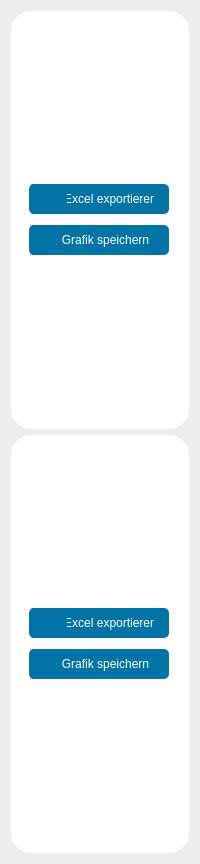
        <widget class="QFrame" name="tarifsimulation_bottom">
         <property name="minimumSize">
          <size>
           <width>0</width>
           <height>0</height>
          </size>
         </property>
         <layout class="QGridLayout" name="gridLayout_5">
          <item row="0" column="0" colspan="2">
           <widget class="QFrame" name="frame_ts_container1">
            <property name="styleSheet">
             <string notr="true">background-color: white;
border-radius: 20%;</string>
            </property>
            <property name="frameShadow">
             <enum>QFrame::Plain</enum>
            </property>
            <layout class="QHBoxLayout" name="horizontalLayout_16">
             <item>
              <widget class="QFrame" name="frame_button_3">
               <property name="maximumSize">
                <size>
                 <width>150</width>
                 <height>16777215</height>
                </size>
               </property>
               <layout class="QVBoxLayout" name="verticalLayout_43">
                <item>
                 <spacer name="verticalSpacer_10">
                  <property name="orientation">
                   <enum>Qt::Vertical</enum>
                  </property>
                  <property name="sizeType">
                   <enum>QSizePolicy::Maximum</enum>
                  </property>
                  <property name="sizeHint" stdset="0">
                   <size>
                    <width>20</width>
                    <height>150</height>
                   </size>
                  </property>
                 </spacer>
                </item>
                <item>
                 <widget class="QPushButton" name="pushButton_tarifsimulation_excel_statistik">
                  <property name="minimumSize">
                   <size>
                    <width>140</width>
                    <height>0</height>
                   </size>
                  </property>
                  <property name="maximumSize">
                   <size>
                    <width>140</width>
                    <height>16777215</height>
                   </size>
                  </property>
                  <property name="styleSheet">
                   <string notr="true">QPushButton {
    border-left: 8px solid;
	border-color: rgb(1,115,164);
	background-color: rgb(1,115,164);   
    text-align: center;
	color: rgb(255,255,255);
	padding: 8px;
	padding-left: 30 px;
	padding-right: 15 px;
	border-radius: 5px;
	background-image: url(:/16x16/icons/16x16/cil-external-link.png);
	background-position: left;
	background-repeat: no-reperat;
}
QPushButton:hover {
    background-color: rgb(1,133,177);
	border-color: rgb(1,133,177);
}
QPushButton:pressed {
	background-color: rgb(1,115,164);
	border-color: rgb(1,115,164);
}</string>
                  </property>
                  <property name="text">
                   <string>Excel exportieren</string>
                  </property>
                 </widget>
                </item>
                <item>
                 <widget class="QPushButton" name="pushButton_tarifsimulation_sichern_statistik">
                  <property name="sizePolicy">
                   <sizepolicy hsizetype="Fixed" vsizetype="Fixed">
                    <horstretch>150</horstretch>
                    <verstretch>0</verstretch>
                   </sizepolicy>
                  </property>
                  <property name="minimumSize">
                   <size>
                    <width>140</width>
                    <height>0</height>
                   </size>
                  </property>
                  <property name="maximumSize">
                   <size>
                    <width>140</width>
                    <height>16777215</height>
                   </size>
                  </property>
                  <property name="focusPolicy">
                   <enum>Qt::NoFocus</enum>
                  </property>
                  <property name="layoutDirection">
                   <enum>Qt::LeftToRight</enum>
                  </property>
                  <property name="styleSheet">
                   <string notr="true">QPushButton {
    border-left: 8px solid;
	border-color: rgb(1,115,164);
	background-color: rgb(1,115,164);   
    text-align: center;
	color: rgb(255,255,255);
	padding: 8px;
	padding-left: 20 px;
	padding-right: 15 px;
	border-radius: 5px;
	background-image: url(:/16x16/icons/16x16/cil-save.png);
	background-position: left;
	background-repeat: no-reperat;
}
QPushButton:hover {
    background-color: rgb(1,133,177);
	border-color: rgb(1,133,177);
}
QPushButton:pressed {
	background-color: rgb(1,115,164);
	border-color: rgb(1,115,164);
}</string>
                  </property>
                  <property name="text">
                   <string>Grafik speichern</string>
                  </property>
                 </widget>
                </item>
                <item>
                 <spacer name="verticalSpacer_11">
                  <property name="orientation">
                   <enum>Qt::Vertical</enum>
                  </property>
                  <property name="sizeType">
                   <enum>QSizePolicy::Maximum</enum>
                  </property>
                  <property name="sizeHint" stdset="0">
                   <size>
                    <width>20</width>
                    <height>150</height>
                   </size>
                  </property>
                 </spacer>
                </item>
               </layout>
              </widget>
             </item>
             <item>
              <widget class="QWidget" name="widget_ts_statistik" native="true">
               <property name="minimumSize">
                <size>
                 <width>0</width>
                 <height>400</height>
                </size>
               </property>
              </widget>
             </item>
            </layout>
           </widget>
          </item>
          <item row="2" column="0" colspan="2">
           <widget class="QFrame" name="frame_ts_container2">
            <property name="styleSheet">
             <string notr="true">background-color: white;
border-radius: 20%;</string>
            </property>
            <layout class="QHBoxLayout" name="horizontalLayout_17">
             <item>
              <widget class="QFrame" name="frame_button_4">
               <property name="maximumSize">
                <size>
                 <width>150</width>
                 <height>16777215</height>
                </size>
               </property>
               <layout class="QVBoxLayout" name="verticalLayout_44">
                <item>
                 <spacer name="verticalSpacer_12">
                  <property name="orientation">
                   <enum>Qt::Vertical</enum>
                  </property>
                  <property name="sizeType">
                   <enum>QSizePolicy::Maximum</enum>
                  </property>
                  <property name="sizeHint" stdset="0">
                   <size>
                    <width>20</width>
                    <height>150</height>
                   </size>
                  </property>
                 </spacer>
                </item>
                <item>
                 <widget class="QPushButton" name="pushButton_tarifsimulation_excel_verbrauch">
                  <property name="minimumSize">
                   <size>
                    <width>140</width>
                    <height>0</height>
                   </size>
                  </property>
                  <property name="maximumSize">
                   <size>
                    <width>140</width>
                    <height>16777215</height>
                   </size>
                  </property>
                  <property name="styleSheet">
                   <string notr="true">QPushButton {
    border-left: 8px solid;
	border-color: rgb(1,115,164);
	background-color: rgb(1,115,164);   
    text-align: center;
	color: rgb(255,255,255);
	padding: 8px;
	padding-left: 30 px;
	padding-right: 15 px;
	border-radius: 5px;
	background-image: url(:/16x16/icons/16x16/cil-external-link.png);
	background-position: left;
	background-repeat: no-reperat;
}
QPushButton:hover {
    background-color: rgb(1,133,177);
	border-color: rgb(1,133,177);
}
QPushButton:pressed {
	background-color: rgb(1,115,164);
	border-color: rgb(1,115,164);
}</string>
                  </property>
                  <property name="text">
                   <string>Excel exportieren</string>
                  </property>
                 </widget>
                </item>
                <item>
                 <widget class="QPushButton" name="pushButton_tarifsimulation_sichern_verbrauch">
                  <property name="sizePolicy">
                   <sizepolicy hsizetype="Fixed" vsizetype="Fixed">
                    <horstretch>150</horstretch>
                    <verstretch>0</verstretch>
                   </sizepolicy>
                  </property>
                  <property name="minimumSize">
                   <size>
                    <width>140</width>
                    <height>0</height>
                   </size>
                  </property>
                  <property name="maximumSize">
                   <size>
                    <width>140</width>
                    <height>16777215</height>
                   </size>
                  </property>
                  <property name="focusPolicy">
                   <enum>Qt::NoFocus</enum>
                  </property>
                  <property name="layoutDirection">
                   <enum>Qt::LeftToRight</enum>
                  </property>
                  <property name="styleSheet">
                   <string notr="true">QPushButton {
    border-left: 8px solid;
	border-color: rgb(1,115,164);
	background-color: rgb(1,115,164);   
    text-align: center;
	color: rgb(255,255,255);
	padding: 8px;
	padding-left: 20 px;
	padding-right: 15 px;
	border-radius: 5px;
	background-image: url(:/16x16/icons/16x16/cil-save.png);
	background-position: left;
	background-repeat: no-reperat;
}
QPushButton:hover {
    background-color: rgb(1,133,177);
	border-color: rgb(1,133,177);
}
QPushButton:pressed {
	background-color: rgb(1,115,164);
	border-color: rgb(1,115,164);
}</string>
                  </property>
                  <property name="text">
                   <string>Grafik speichern</string>
                  </property>
                 </widget>
                </item>
                <item>
                 <spacer name="verticalSpacer_13">
                  <property name="orientation">
                   <enum>Qt::Vertical</enum>
                  </property>
                  <property name="sizeType">
                   <enum>QSizePolicy::Maximum</enum>
                  </property>
                  <property name="sizeHint" stdset="0">
                   <size>
                    <width>20</width>
                    <height>150</height>
                   </size>
                  </property>
                 </spacer>
                </item>
               </layout>
              </widget>
             </item>
             <item>
              <widget class="QWidget" name="widget_ts_verbrauch" native="true">
               <property name="minimumSize">
                <size>
                 <width>0</width>
                 <height>400</height>
                </size>
               </property>
              </widget>
             </item>
            </layout>
           </widget>
          </item>
         </layout>
        </widget>
